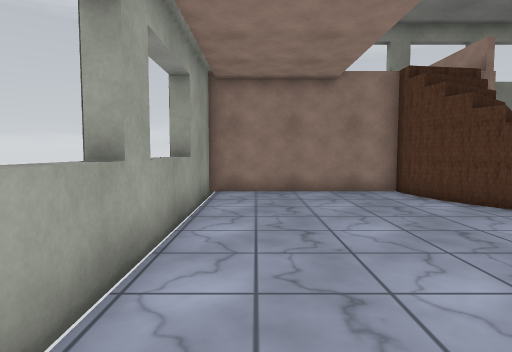
[1] (above)

18 first-person views from a walk through a 3-D level made in the Unity game engine. The camera is 1.3 m above the floor, tilts 4° down and sees 75° across. The floor is counted in squares, 1 m on a side. Each view is taken from the middle of a square. On the plan, view 1 faces up. The plan holds only what a view shows up to about 14 squares ahead; the rest is blank. The place goes on beyond the plan. Some surface patterns are stand-ins.

[2]
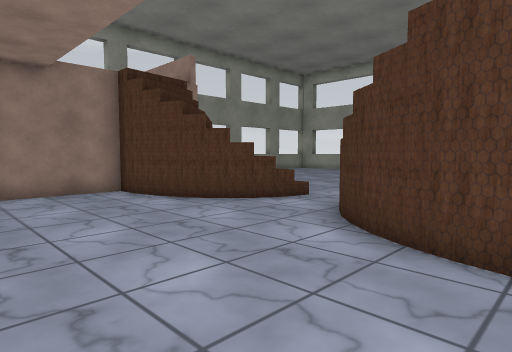

[3]
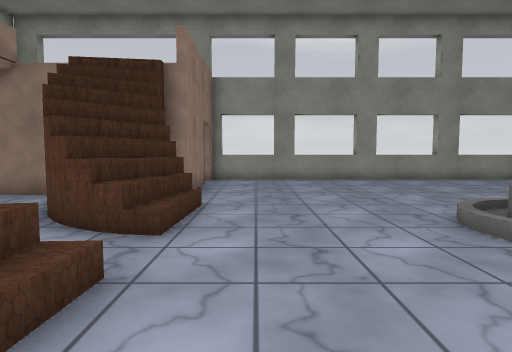

[4]
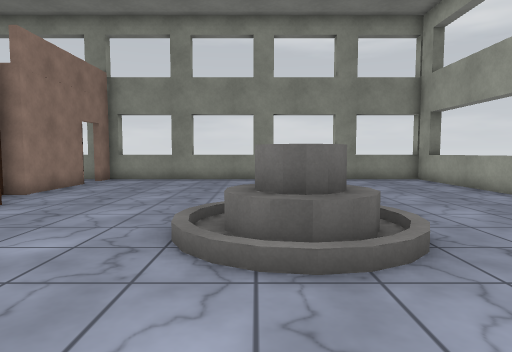

[5]
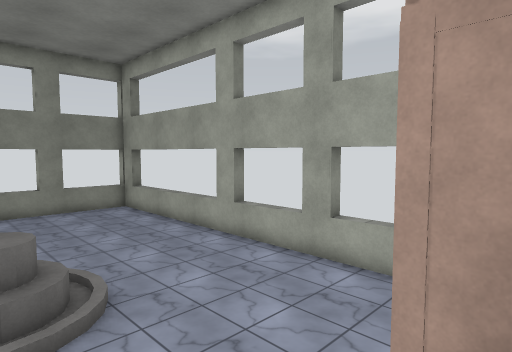

[6]
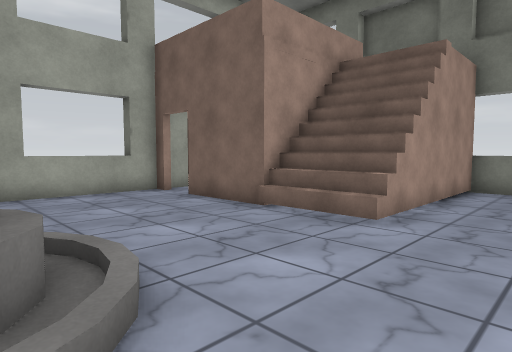

[7]
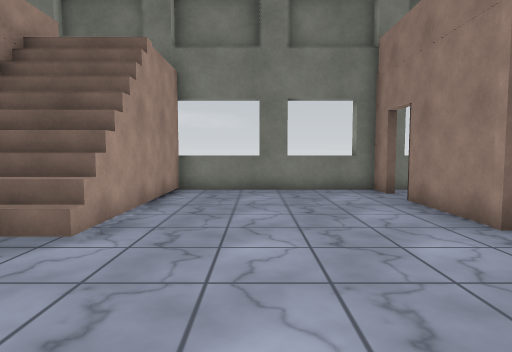

[8]
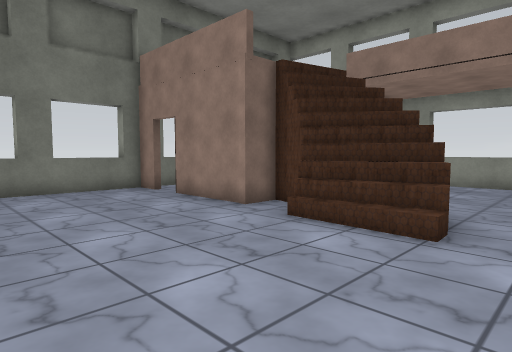

[9]
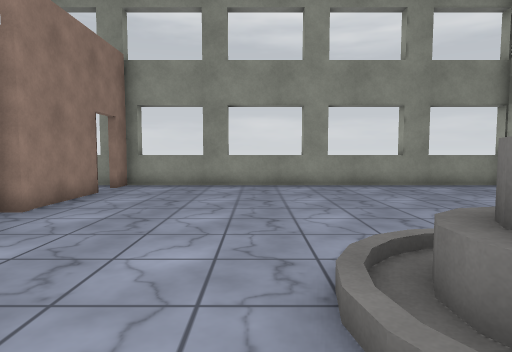

[10]
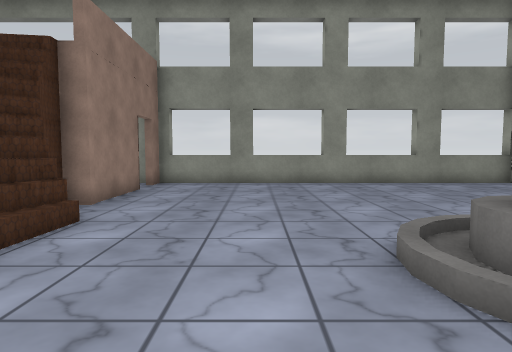

[11]
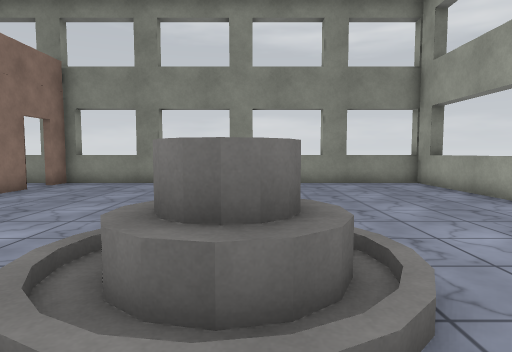

[12]
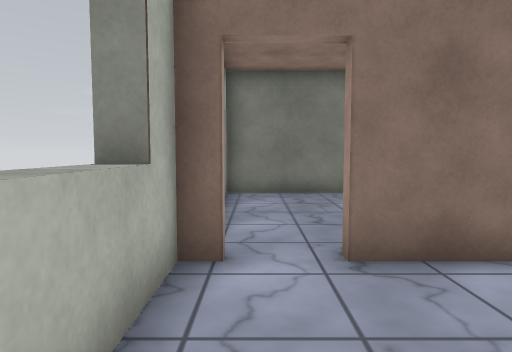

[13]
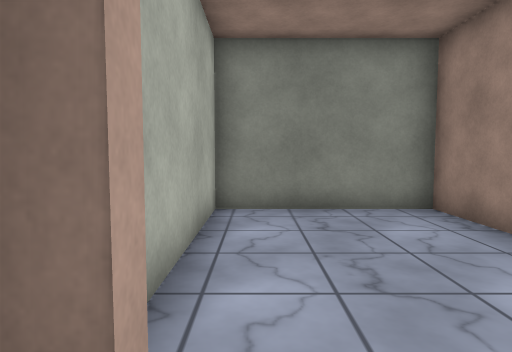

[14]
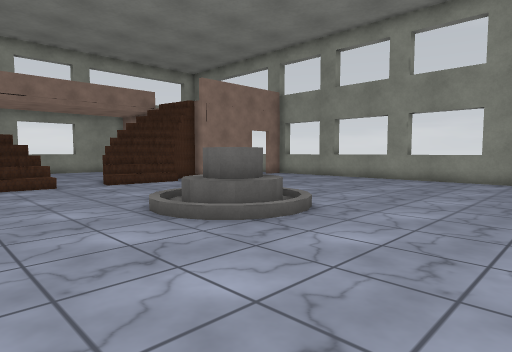

[15]
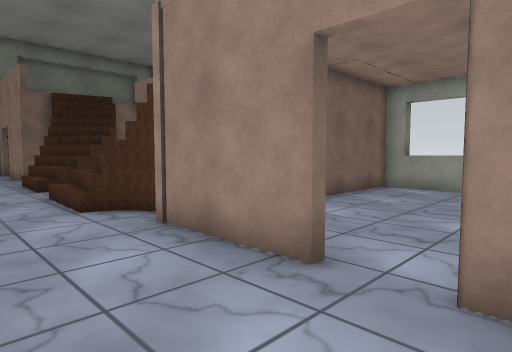

[16]
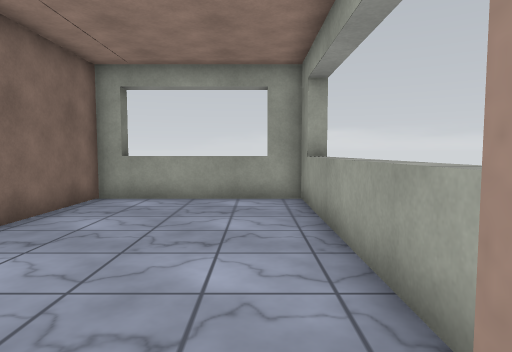

[17]
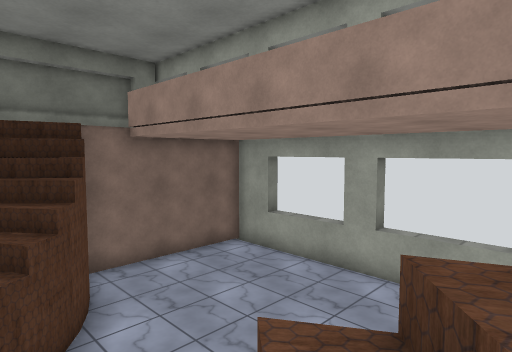

[18]
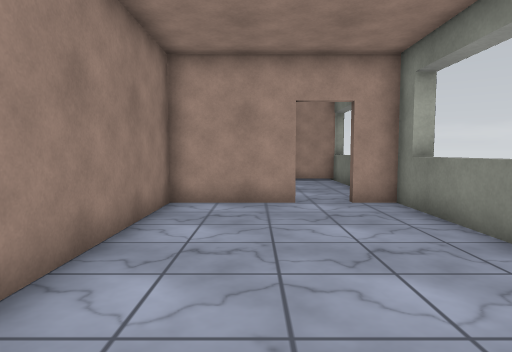

### Floor plan
Key: @ floor where view 1 was taken; # wall or solid block; x gap in a wall; . main floor; : floor 4 m higher than the main floor; / step, stairs or slope; = window, fence, low wall or low ledge; ^ raised ledge; F fountain.
Columns run from 2 left of view 1 to 24 right of it. Each row starts with its distance up from view 1.
 18 ##^^^^^^^##^^#^^^#^^^#^^^#
 17 #.........#..............#
 16 ^........................^
 15 ^........................^
 14 ^.........#..............^
 13 ^.......  #..............^
 12 #......   #..............^
 11 #######://...............^
 10 #......///...............^
  9 #......#///..............#
  8 ^.......///...../  /.....^
  7 ^........//...../FFF.....^
  6 ^.........=...../FFF.....^
  5 #...............//F......#
  4 #........#/..............##
  3 ^.......///..............^
  2 ^......////..............^
  1 #......// /..............##
  0 #.@...#///.......///###..#
 -1 #######..##......///#....#
 -2    .......#......///#....#
 -3  . .......#......///#....#
 -4    .......#......:  =....#
 -5    ..............:  x....#
 -6     ......#......:  x....#
 -7       ^^^##^^#^^^#########

Where each view was taken, in squares from view 1:
view 1: 0 up, 0 right, facing up
view 2: 0 up, 0 right, facing up-right
view 3: 1 up, 10 right, facing up
view 4: 1 up, 15 right, facing up
view 5: 1 down, 15 right, facing up-right
view 6: 6 up, 12 right, facing down-right
view 7: 5 up, 12 right, facing down
view 8: 6 up, 14 right, facing down-left
view 9: 4 up, 13 right, facing up
view 10: 3 up, 12 right, facing up
view 11: 3 up, 16 right, facing up
view 12: 4 up, 22 right, facing down
view 13: 1 up, 22 right, facing down
view 14: 1 up, 22 right, facing up-left
view 15: 17 up, 11 right, facing down-left
view 16: 16 up, 8 right, facing left
view 17: 9 up, 7 right, facing down-left
view 18: 3 down, 1 left, facing right
